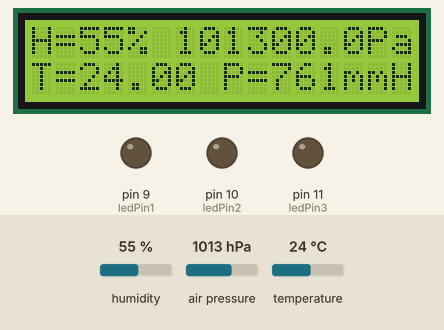
Bench run of a sketch on a simulated Arduino Uno, built with avr-gcc and run on an emulated ATmega328P. Parts: 16×2 character LCD, output pins drawn as LEDs (lit = HIGH). Inputs (shaded band) come from the test bench; at power-on: temperature 24 °C, humidity 55 %, air pressure 1013 hPa.

Above: at 1.2 s.
1.3 s: temperature set to 24.9 °C
At 2.7 s:
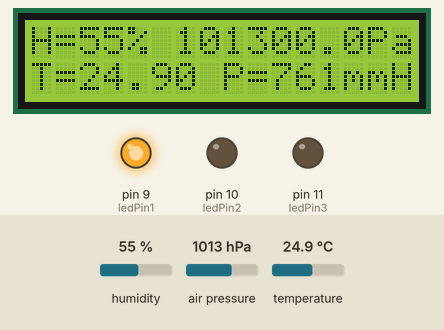
3.6 s: temperature set to 26.5 °C
At 5.1 s:
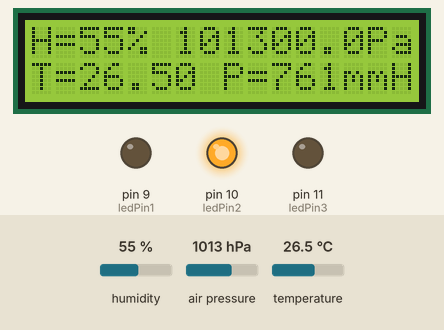
5.7 s: temperature set to 27.3 °C
At 7.5 s:
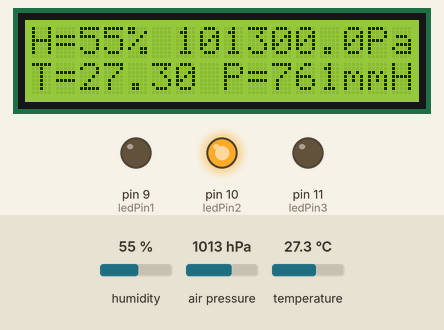
7.8 s: temperature set to 28.7 °C
At 8.9 s:
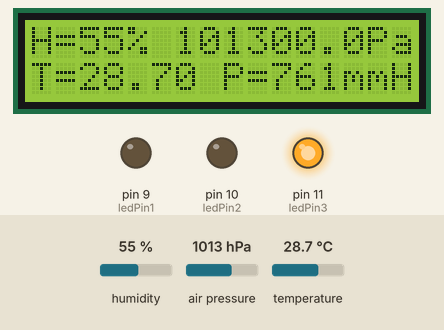
9.9 s: humidity set to 22 %
At 11.4 s:
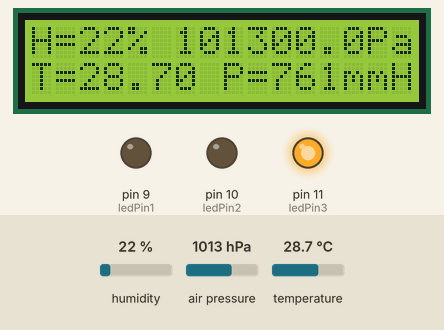
12.0 s: air pressure set to 952 hPa
At 13.9 s:
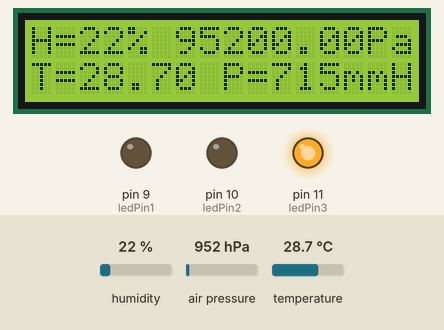
Timing chart, 0 to 15.1 s (numbered marks = the images above; inputs shaded):
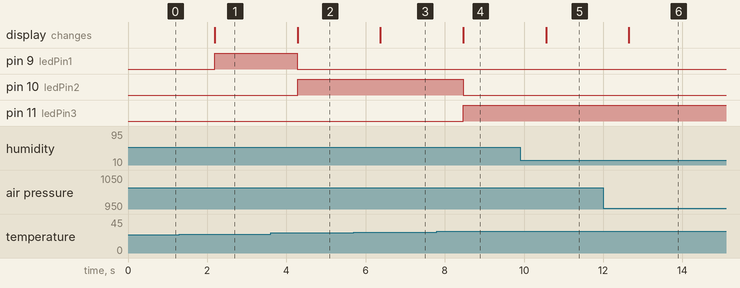

The sketch:

Arduino-temp-BMx280_I2C-LCD-led.ino
```cpp
#include <stdint.h>
#include "SparkFunBME280.h"
#include "Wire.h"
#include "SPI.h"
#include <LiquidCrystal_I2C.h>
int ledPin1 = 9;
int ledPin2 = 10;
int ledPin3 = 11;
BME280 mySensor;
LiquidCrystal_I2C lcd(0x27,16,2);

void setup()
{
  lcd.init();
  lcd.backlight();
  mySensor.settings.commInterface = I2C_MODE;
  mySensor.settings.I2CAddress = 0x76;
  mySensor.settings.runMode = 3;
  mySensor.settings.tStandby = 5;
  mySensor.settings.filter = 0;
  mySensor.settings.tempOverSample = 1;
  mySensor.settings.pressOverSample = 1;
  mySensor.settings.humidOverSample = 1;
  mySensor.begin();
  pinMode(ledPin1, OUTPUT);
  pinMode(ledPin2, OUTPUT);
  pinMode(ledPin3, OUTPUT);
}

void loop()
{

  lcd.setCursor(0,0);
  lcd.print("H=");
  lcd.print((uint8_t)mySensor.readFloatHumidity());
  lcd.print("% ");
  lcd.print(mySensor.readFloatPressure());
  lcd.setCursor(14,0);
  lcd.print("Pa");
  lcd.setCursor(0,1);
  lcd.print("T=");
  lcd.print(mySensor.readTempC());
  lcd.print(" P=");
  int mmH=mySensor.readFloatPressure()/133;
  lcd.print(mmH);
  lcd.print("mmH");
  lcd.setCursor(14,1);
  if (mySensor.readTempC()>24 and mySensor.readTempC()<=26) digitalWrite(ledPin1, HIGH); // если значение 24<t<=26 включаем светодиод на 9 пине
  else digitalWrite(ledPin1, LOW); // если значение >=24 - выключаем светодиод на 9 пине
  if (mySensor.readTempC()>26 and mySensor.readTempC()<=28) digitalWrite(ledPin2, HIGH); // если значение 26<t<=28 включаем светодиод на 10 пине
  else digitalWrite(ledPin2, LOW); // если значение >=26 - выключаем светодиод на 10 пине
  if (mySensor.readTempC()>28 and mySensor.readTempC()<=30) digitalWrite(ledPin3, HIGH); // если значение 28<t<=30 включаем светодиод на 11 пине
  else digitalWrite(ledPin3, LOW); // если значение >=28 - выключаем светодиод на 11 пине
  delay(1000);

}
```

Measured:
- the behaviour switches between 24 and 24.1 °C on temperature (found by bisection; images 0 and 1)
- the behaviour switches between 26 and 26.1 °C on temperature (found by bisection; images 1 and 2)
- the behaviour switches between 28 and 28.1 °C on temperature (found by bisection; images 3 and 4)
- after the input at 1.3 s, pin 9 (ledPin1): LOW → HIGH after 0.89 s; the display: changes after 0.89 s (image 1)
- after the input at 3.6 s, pin 9 (ledPin1): HIGH → LOW after 0.68 s; pin 10 (ledPin2): LOW → HIGH after 0.68 s; the display: changes after 0.68 s (image 2)
- after the input at 5.7 s, the display: changes after 0.67 s (image 3)
- after the input at 7.8 s, pin 10 (ledPin2): HIGH → LOW after 0.66 s; pin 11 (ledPin3): LOW → HIGH after 0.67 s; the display: changes after 0.67 s (image 4)
- after the input at 9.9 s, the display: changes after 0.66 s (image 5)
- after the input at 12.0 s, the display: changes after 0.65 s (image 6)
